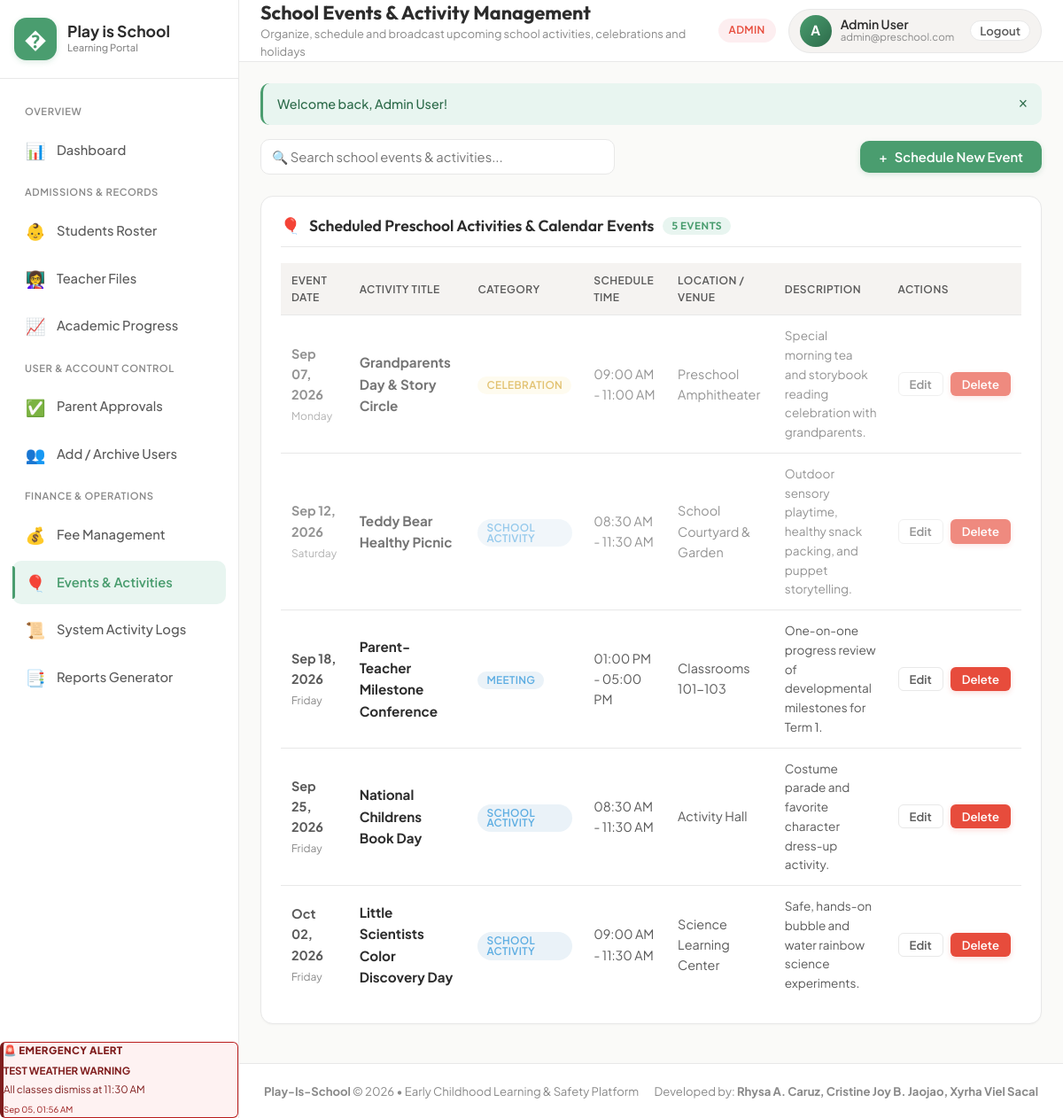
/admin/events.php (signed in), run on the app's committed database.
### tables this page shows
CREATE TABLE emergency_alerts (
            id INTEGER PRIMARY KEY AUTOINCREMENT,
            title TEXT NOT NULL,
            message TEXT NOT NULL,
            severity TEXT DEFAULT 'urgent' CHECK(severity IN ('urgent', 'critical', 'warning')),
            posted_by INTEGER,
            created_at DATETIME DEFAULT CURRENT_TIMESTAMP,
            is_active INTEGER DEFAULT 1,
            FOREIGN KEY (posted_by) REFERENCES users(id) ON DELETE SET NULL
        );

CREATE TABLE events (
            id INTEGER PRIMARY KEY AUTOINCREMENT,
            title TEXT NOT NULL,
            description TEXT,
            event_date DATE NOT NULL,
            start_time TIME,
            end_time TIME,
            location TEXT,
            event_type TEXT DEFAULT 'School Activity',
            created_by INTEGER,
            created_at DATETIME DEFAULT CURRENT_TIMESTAMP,
            FOREIGN KEY (created_by) REFERENCES users(id) ON DELETE SET NULL
        );

### config/config.php (called while the page is built, shortened)
<?php
function url($path = '') {
    $path = ltrim($path, '/');
    $base = BASE_URL;
    return $base ? "{$base}/{$path}" : "/{$path}";
}
function userRole() {
    return $_SESSION['user']['role'] ?? null;
}
function formatDate($date, $format = 'M d, Y') {
    return date($format, strtotime($date));
}
function formatTime($time) {
    return date('h:i A', strtotime($time));
}

### includes/auth.php (called while the page is built, shortened)
<?php
require_once dirname(__DIR__) . '/config/config.php';
function getActiveEmergencyAlert() {
    static $alert = null;
    if ($alert === null) {
        $db = getDB();
        $stmt = $db->query("SELECT * FROM emergency_alerts WHERE is_active = 1 ORDER BY id DESC LIMIT 1");
        $alert = $stmt->fetch() ?: false;
    }
    return $alert;
}

### admin/events.php (the view, shortened to what this page needs)
<?php
require_once dirname(__DIR__) . '/includes/auth.php';
$db = getDB();
$events = $db->query("
    SELECT e.*, u.name as organizer_name
    FROM events e
    LEFT JOIN users u ON e.created_by = u.id
    ORDER BY e.event_date ASC
")->fetchAll();
require_once dirname(__DIR__) . '/includes/header.php';
?>
<div class="d-flex justify-between align-center" style="margin-bottom: 24px;">
    <div style="max-width: 400px; width: 100%;">
        <input type="text" class="form-control" data-table-search="eventsTable" placeholder="🔍 Search school events & activities...">
    </div>
    <button class="btn btn-primary" onclick="openEventModal()">
        <span>+</span> Schedule New Event
    </button>
</div>
<div class="card">
    <div class="card-header">
        <h3 class="card-title">
            <span>🎈</span> Scheduled Preschool Activities & Calendar Events
            <span class="badge badge-primary"><?= count($events) ?> Events</span>
        </h3>
    </div>
    <div class="table-responsive">
        <table class="table" id="eventsTable">
            <thead>
                <tr>
                    <th>Event Date</th>
                    <th>Activity Title</th>
                    <th>Category</th>
                    <th>Schedule Time</th>
                    <th>Location / Venue</th>
                    <th>Description</th>
                    <th>Actions</th>
                </tr>
            </thead>
            <tbody>
                <?php if (empty($events)): ?>
                    <tr><td colspan="7" style="text-align: center; padding: 24px; color: var(--text-muted);">No events scheduled yet.</td></tr>
                <?php else: ?>
                    <?php foreach ($events as $e):
                        $isPast = strtotime($e['event_date']) < strtotime(date('Y-m-d'));
                    ?>
                        <tr style="<?= $isPast ? 'opacity: 0.65;' : '' ?>">
                            <td>
                                <strong><?= formatDate($e['event_date']) ?></strong><br>
                                <small style="color: var(--text-muted);"><?= date('l', strtotime($e['event_date'])) ?></small>
                            </td>
                            <td>
                                <strong style="font-size: 0.95rem; color: var(--text-primary);"><?= htmlspecialchars($e['title']) ?></strong>
                            </td>
                            <td>
                                <span class="badge <?= $e['event_type'] === 'Holiday' ? 'badge-danger' : ($e['event_type'] === 'Celebration' ? 'badge-warning' : 'badge-info') ?>">
                                    <?= htmlspecialchars($e['event_type']) ?>
                                </span>
                            </td>
                            <td>
                                <?php if ($e['start_time']): ?>
                                    <?= formatTime($e['start_time']) ?> - <?= formatTime($e['end_time']) ?>
                                <?php else: ?>
                                    All Day
                                <?php endif; ?>
                            </td>
                            <td><?= htmlspecialchars($e['location'] ?: 'Preschool') ?></td>
                            <td>
                                <div style="max-width: 250px; font-size: 0.85rem; color: var(--text-secondary);">
                                    <?= htmlspecialchars($e['description'] ?: 'No additional notes.') ?>
                                </div>
                            </td>
                            <td>
                                <div class="d-flex gap-2">
                                    <button class="btn btn-secondary btn-sm" onclick='editEvent(<?= json_encode($e) ?>)'>
                                        Edit
                                    </button>
                                    <form method="POST" action="events.php" onsubmit="return confirm('Delete this event?');" style="display:inline;">
                                        <button type="submit" class="btn btn-danger btn-sm">Delete</button>
                                    </form>
                                </div>
                            </td>
                        </tr>
                    <?php endforeach; ?>
                <?php endif; ?>
            </tbody>
        </table>
    </div>
</div>
<?php require_once dirname(__DIR__) . '/includes/footer.php'; ?>

### includes/sidebar/sidebar.php (shortened to what this page needs)
<?php
$role = userRole();
$currentScript = basename($_SERVER['SCRIPT_NAME']);
$activeEmergency = getActiveEmergencyAlert();
?>
<aside class="app-sidebar" id="appSidebar">
    <div class="sidebar-brand">
        <div class="brand-icon">�</div>
        <div>
            <div class="brand-title">Play is School</div>
            <div class="brand-subtitle">Learning Portal</div>
        </div>
    </div>
    <div class="sidebar-nav">
        <?php if ($role === 'admin'): ?>
            <div class="nav-section-title">Overview</div>
            <a href="<?= url('admin/index.php') ?>" class="nav-item <?= $currentScript === 'index.php' ? 'active' : '' ?>">
                <span class="nav-icon">📊</span> Dashboard
            </a>
            <div class="nav-section-title">Admissions & Records</div>
            <a href="<?= url('admin/students.php') ?>" class="nav-item <?= $currentScript === 'students.php' ? 'active' : '' ?>">
                <span class="nav-icon">👶</span> Students Roster
            </a>
            <a href="<?= url('admin/teachers.php') ?>" class="nav-item <?= $currentScript === 'teachers.php' ? 'active' : '' ?>">
                <span class="nav-icon">👩‍🏫</span> Teacher Files
            </a>
            <a href="<?= url('admin/progress.php') ?>" class="nav-item <?= $currentScript === 'progress.php' ? 'active' : '' ?>">
                <span class="nav-icon">📈</span> Academic Progress
            </a>
            <div class="nav-section-title">User & Account Control</div>
            <a href="<?= url('admin/approvals.php') ?>" class="nav-item <?= $currentScript === 'approvals.php' ? 'active' : '' ?>">
                <span class="nav-icon">✅</span> Parent Approvals
            </a>
            <a href="<?= url('admin/users.php') ?>" class="nav-item <?= $currentScript === 'users.php' ? 'active' : '' ?>">
                <span class="nav-icon">👥</span> Add / Archive Users
            </a>
            <div class="nav-section-title">Finance & Operations</div>
            <a href="<?= url('admin/fees.php') ?>" class="nav-item <?= $currentScript === 'fees.php' ? 'active' : '' ?>">
                <span class="nav-icon">💰</span> Fee Management
            </a>
            <a href="<?= url('admin/events.php') ?>" class="nav-item <?= $currentScript === 'events.php' ? 'active' : '' ?>">
                <span class="nav-icon">🎈</span> Events & Activities
            </a>
            <a href="<?= url('admin/logs.php') ?>" class="nav-item <?= $currentScript === 'logs.php' ? 'active' : '' ?>">
                <span class="nav-icon">📜</span> System Activity Logs
            </a>
            <a href="<?= url('admin/reports.php') ?>" class="nav-item <?= $currentScript === 'reports.php' ? 'active' : '' ?>">
                <span class="nav-icon">📑</span> Reports Generator
            </a>
        <?php endif; ?>
    </div>
    <?php if ($activeEmergency): ?>
        <div class="sidebar-emergency" role="alert">
            <div class="sidebar-emergency-title">🚨 Emergency Alert</div>
            <strong><?= htmlspecialchars($activeEmergency['title']) ?></strong>
            <p><?= htmlspecialchars($activeEmergency['message']) ?></p>
            <small><?= date('M d, h:i A', strtotime($activeEmergency['created_at'])) ?></small>
        </div>
    <?php endif; ?>
</aside>

### assets/css/style.css (style rules this page uses)
:root { --primary: #4A9D6F; --primary-light: #E8F5F0; --primary-hover: #2D6B4A; --primary-glow: rgba(74, 157, 111, 0.15); --accent: #E74C3C; --accent-light: #FDEEF0; --accent-hover: #C0392B; --secondary: #F4C430; --secondary-light: #FEF9E7; --secondary-hover: #D4A327; --sky: #5DADE2; --sky-light: #EAF2F8; --mint: #4A9D6F; --mint-light: #E8F5F0; --mint-dark: #2D6B4A; --rose: #E74C3C; --rose-light: #FDEEF0; --rose-dark: #A93226; --bg-main: #FAFAF8; --bg-card: #FFFFFF; --bg-card-subtle: #F5F3F1; --text-primary: #2C2C2C; --text-secondary: #5A5A5A; --text-muted: #898989; --border-color: #E8E8E8; --border-subtle: #F0F0F0; --grad-primary: linear-gradient(135deg, #4A9D6F 0%, #2D6B4A 100%); --grad-accent: linear-gradient(135deg, #E74C3C 0%, #C0392B 100%); --grad-secondary: linear-gradient(135deg, #F4C430 0%, #D4A327 100%); --grad-mint: linear-gradient(135deg, #4A9D6F 0%, #3D8760 100%); --grad-rose: linear-gradient(135deg, #E74C3C 0%, #C0392B 100%); --grad-hero: linear-gradient(135deg, #2D6B4A 0%, #4A9D6F 50%, #68B189 100%); --shadow-sm: 0 1px 2px 0 rgba(0, 0, 0, 0.03); --shadow-md: 0 2px 4px rgba(0, 0, 0, 0.05); --shadow-lg: 0 4px 8px rgba(0, 0, 0, 0.08); --shadow-xl: 0 8px 16px rgba(0, 0, 0, 0.1); --shadow-hover: 0 8px 16px rgba(74, 157, 111, 0.12); --radius-sm: 6px; --radius-md: 10px; --radius-lg: 14px; --radius-xl: 20px; --radius-full: 9999px; --trans-fast: 0.15s ease; --trans-normal: 0.25s ease; --trans-bounce: 0.3s ease; }
*, *::before, *::after { box-sizing: border-box; margin: 0; padding: 0; }
body { font-family: 'Plus Jakarta Sans', -apple-system, BlinkMacSystemFont, 'Segoe UI', Roboto, sans-serif; background-color: var(--bg-main); color: var(--text-primary); line-height: 1.6; -webkit-font-smoothing: antialiased; -moz-osx-font-smoothing: grayscale; min-height: 100vh; }
h1, h2, h3, h4, h5, h6 { font-family: 'Outfit', sans-serif; color: var(--text-primary); font-weight: 700; line-height: 1.25; }
a { color: var(--primary); text-decoration: none; transition: color var(--trans-fast); }
.btn { display: inline-flex; align-items: center; justify-content: center; gap: 8px; font-family: 'Plus Jakarta Sans', sans-serif; font-size: 0.92rem; font-weight: 600; padding: 10px 20px; border-radius: var(--radius-md); border: 1px solid transparent; cursor: pointer; transition: all var(--trans-fast); text-decoration: none; line-height: 1; white-space: nowrap; }
.btn-primary { background: var(--primary); color: #FFFFFF !important; box-shadow: 0 2px 6px rgba(74, 157, 111, 0.2); }
.btn-danger { background: var(--accent); color: #FFFFFF !important; box-shadow: 0 2px 6px rgba(231, 76, 60, 0.2); }
.btn-secondary { background: var(--bg-card); border-color: var(--border-color); color: var(--text-secondary) !important; }
.btn-sm { padding: 6px 12px; font-size: 0.82rem; border-radius: var(--radius-sm); }
.badge { display: inline-flex; align-items: center; gap: 5px; font-size: 0.74rem; font-weight: 600; text-transform: uppercase; letter-spacing: 0.03em; padding: 4px 10px; border-radius: var(--radius-full); line-height: 1; }
.badge-warning { background: #FEF9E7; color: var(--secondary-hover); }
.badge-info { background: var(--sky-light); color: var(--sky); }
.badge-primary { background: #E8F5F0; color: var(--primary); }
.form-control, .form-select, textarea.form-control { width: 100%; padding: 10px 12px; font-family: inherit; font-size: 0.92rem; border: 1px solid var(--border-color); border-radius: var(--radius-md); background-color: var(--bg-card); color: var(--text-primary); transition: all var(--trans-fast); }
.d-flex { display: flex; }
.align-center { align-items: center; }
.justify-between { justify-content: space-between; }
.gap-2 { gap: 8px; }

### data on the page
emergency_alerts: title "TEST WEATHER WARNING", message "All classes dismiss at 11:30 AM", created_at "Sep 05, 01:56 AM"
events: event_date "Sep 07, 2026", event_date "Monday", title "Grandparents Day & Story Circle", event_type "CELEBRATION", start_time "09:00 AM", end_time "11:00 AM", location "Preschool Amphitheater", description "Special morning tea and storybook reading celebration with grandparents."
events: event_date "Sep 12, 2026", event_date "Saturday", title "Teddy Bear Healthy Picnic", event_type "SCHOOL ACTIVITY", start_time "08:30 AM", end_time "11:30 AM", location "School Courtyard & Garden", description "Outdoor sensory playtime, healthy snack packing, and puppet storytelling."
events: event_date "Sep 18, 2026", event_date "Friday", title "Parent-Teacher Milestone Conference", event_type "MEETING", start_time "01:00 PM", end_time "05:00 PM", location "Classrooms 101-103", description "One-on-one progress review of developmental milestones for Term 1."
events: event_date "Sep 25, 2026", event_date "Friday", title "National Childrens Book Day", event_type "SCHOOL ACTIVITY", start_time "08:30 AM", end_time "11:30 AM", location "Activity Hall", description "Costume parade and favorite character dress-up activity."
events: event_date "Oct 02, 2026", event_date "Friday", title "Little Scientists Color Discovery Day", event_type "SCHOOL ACTIVITY", start_time "09:00 AM", end_time "11:30 AM", location "Science Learning Center", description "Safe, hands-on bubble and water rainbow science experiments."

### other printed values
$pageTitle "School Events & Activity Management"
$pageSubtitle "Organize, schedule and broadcast upcoming school activities, celebrations and holidays"
$role "ADMIN"
substr($user['name'] ?? 'U', 0, 1) "A"
$user['name'] "Admin User"
$user['email'] "admin@preschool.com"
$flash['message'] "Welcome back, Admin User!"
count($events) "5"
APP_NAME "Play-Is-School"
implode(', ', TEAM_MEMBERS) "Rhysa A. Caruz, Cristine Joy B. Jaojao, Xyrha Viel Sacal"
